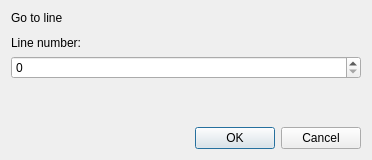
<?xml version="1.0" encoding="UTF-8"?>
<ui version="4.0">
 <class>frmLineNumberChooser</class>
 <widget class="QDialog" name="frmLineNumberChooser">
  <property name="geometry">
   <rect>
    <x>0</x>
    <y>0</y>
    <width>372</width>
    <height>160</height>
   </rect>
  </property>
  <property name="windowTitle">
   <string>Go to line</string>
  </property>
  <property name="windowIcon">
   <iconset resource="resources.qrc">
    <normaloff>:/icons/notepadng/scalable/notepadng.svg</normaloff>:/icons/notepadng/scalable/notepadng.svg</iconset>
  </property>
  <layout class="QVBoxLayout" name="verticalLayout_2">
   <item>
    <widget class="QLabel" name="lblTitle">
     <property name="text">
      <string>Go to line</string>
     </property>
    </widget>
   </item>
   <item>
    <spacer name="verticalSpacer_2">
     <property name="orientation">
      <enum>Qt::Vertical</enum>
     </property>
     <property name="sizeType">
      <enum>QSizePolicy::Fixed</enum>
     </property>
     <property name="sizeHint" stdset="0">
      <size>
       <width>20</width>
       <height>5</height>
      </size>
     </property>
    </spacer>
   </item>
   <item>
    <widget class="QLabel" name="label">
     <property name="sizePolicy">
      <sizepolicy hsizetype="Preferred" vsizetype="Fixed">
       <horstretch>0</horstretch>
       <verstretch>0</verstretch>
      </sizepolicy>
     </property>
     <property name="text">
      <string>Line number:</string>
     </property>
    </widget>
   </item>
   <item>
    <widget class="QSpinBox" name="spinLine"/>
   </item>
   <item>
    <spacer name="verticalSpacer">
     <property name="orientation">
      <enum>Qt::Vertical</enum>
     </property>
     <property name="sizeHint" stdset="0">
      <size>
       <width>20</width>
       <height>40</height>
      </size>
     </property>
    </spacer>
   </item>
   <item>
    <widget class="QDialogButtonBox" name="buttonBox">
     <property name="orientation">
      <enum>Qt::Horizontal</enum>
     </property>
     <property name="standardButtons">
      <set>QDialogButtonBox::Cancel|QDialogButtonBox::Ok</set>
     </property>
    </widget>
   </item>
  </layout>
 </widget>
 <resources>
  <include location="resources.qrc"/>
 </resources>
 <connections>
  <connection>
   <sender>buttonBox</sender>
   <signal>accepted()</signal>
   <receiver>frmLineNumberChooser</receiver>
   <slot>accept()</slot>
   <hints>
    <hint type="sourcelabel">
     <x>248</x>
     <y>254</y>
    </hint>
    <hint type="destinationlabel">
     <x>157</x>
     <y>274</y>
    </hint>
   </hints>
  </connection>
  <connection>
   <sender>buttonBox</sender>
   <signal>rejected()</signal>
   <receiver>frmLineNumberChooser</receiver>
   <slot>reject()</slot>
   <hints>
    <hint type="sourcelabel">
     <x>316</x>
     <y>260</y>
    </hint>
    <hint type="destinationlabel">
     <x>286</x>
     <y>274</y>
    </hint>
   </hints>
  </connection>
 </connections>
</ui>
